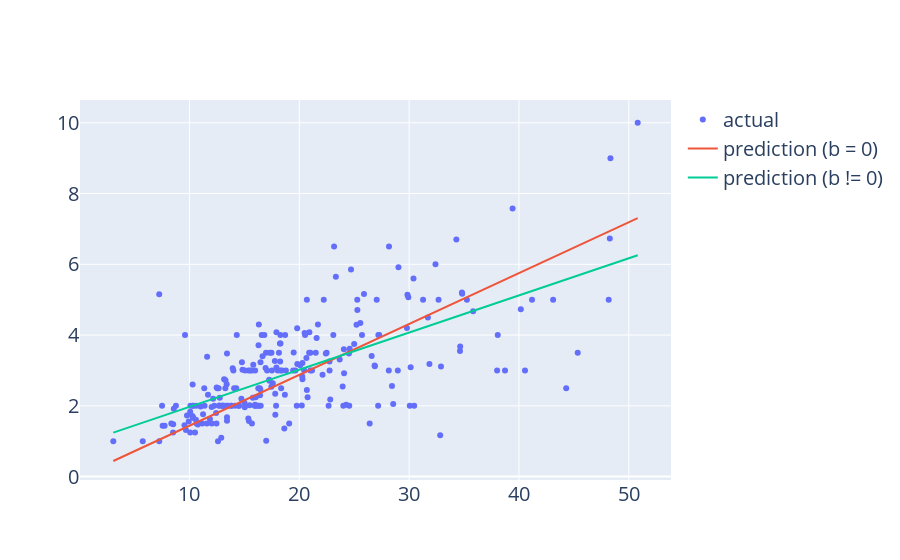

The notebook cell saved with this chart:
### Code cell
fig = go.Figure()
fig.add_trace(go.Scatter(x=data['total_bill'], y=data['tip'], mode='markers', name='actual'))
fig.add_trace(go.Scatter(x=data['total_bill'], y=data['prediction'], mode='lines', name='prediction (b = 0)'))
fig.add_trace(go.Scatter(x=data['total_bill'], y=data['prediction_with_intercept'], mode='lines', name='prediction (b != 0)'))
fig.update_layout(font_size=20)

### Figure 1 — Plotly figure (JSON) as saved in the notebook; plotly's stock layout.template omitted (floating-point values rounded to 4 significant figures; data arrays with more than 128 entries replaced by an {"elided": "..."} marker saying what was removed)
{"data": [{"mode": "markers", "name": "actual", "type": "scatter", "x": {"elided": "244 float values"}, "y": {"elided": "244 float values"}}, {"mode": "lines", "name": "prediction (b = 0)", "type": "scatter", "x": {"elided": "244 float values"}, "y": {"elided": "244 float values"}}, {"mode": "lines", "name": "prediction (b != 0)", "type": "scatter", "x": {"elided": "244 float values"}, "y": {"elided": "244 float values"}}], "layout": {"font": {"size": 20}}}
